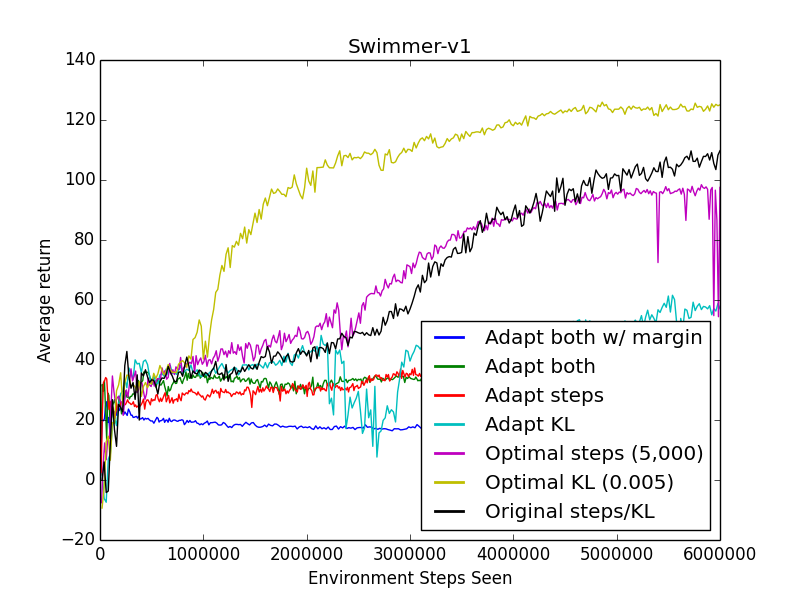

Reproduce this figure in Python.
import numpy as np
import matplotlib.pyplot as plt
import json
import sys

times = []
rewards = []
t = []
r = []

trials = ["Swimmer-v1-adaptive-margin-1000.000000-0.001000-300.000000-0.000500",
"Swimmer-v1-adaptive-1000.000000-0.001000-300.000000-0.000500",
"Swimmer-v1-adaptive-1000.000000-0.001000-300.000000-0.000000",
"Swimmer-v1-adaptive-20000.000000-0.001000-0.000000-0.000500",
"Swimmer-v1-none-5000.000000-0.001000-0.000000-0.000000",
"Swimmer-v1-none-20000.000000-0.005000-0.000000-0.000000",
"Swimmer-v1-none-20000.000000-0.001000-0.000000-0.000000"]

names = ["Adapt both w/ margin","Adapt both", "Adapt steps", "Adapt KL", "Optimal steps (5,000)", "Optimal KL (0.005)", "Original steps/KL"]
for i in xrange(len(trials)):
    with open(trials[i]) as data_file:
        data = json.load(data_file)

    times.append([])
    rewards.append([])
    totaltime = 0

    time_since = 0
    avg = 0
    avgcount = 0

    for e in xrange(len(data["mean_reward"])):
        totaltime += data["timesteps"][e]

        time_since += data["timesteps"][e]
        avg += data["mean_reward"][e]
        avgcount += 1

        if time_since > 10000:
            time_since = 0
            # totaltime += 1
            if i == 0:
                times[i].append(totaltime)
            else:
                times[i].append(totaltime)
            rewards[i].append(avg/avgcount)

            avg = 0
            avgcount = 0

    t.append(np.array(times[i]))
    r.append(np.array(rewards[i]))

    lin, = plt.plot(t[i],r[i],label=names[i])
    if i == 0:
        lin.remove()

plt.xlabel("Environment Steps Seen")
plt.ylabel("Average return")
leg = plt.legend(loc=4)
for legobj in leg.legendHandles:
    legobj.set_linewidth(2.0)
plt.title("Swimmer-v1")
plt.show()
